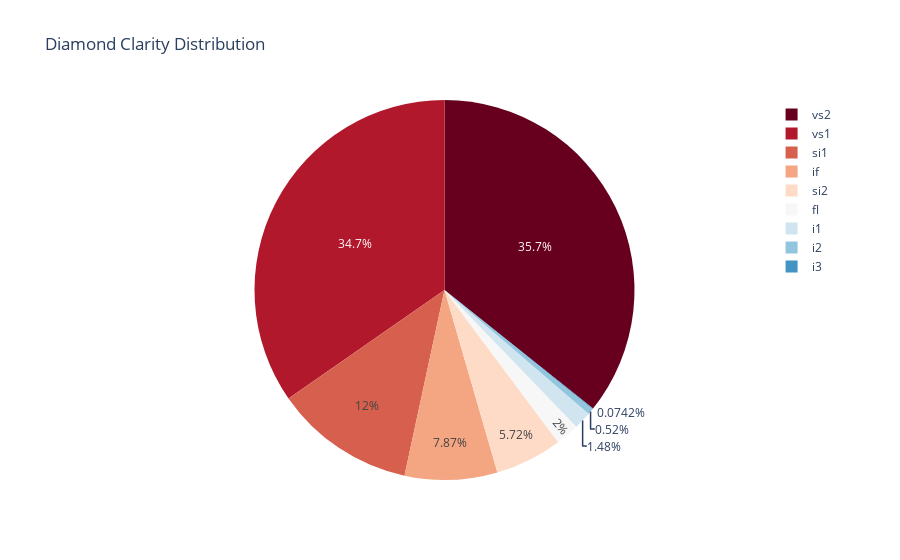

Notebook source saved alongside this figure:
### Code cell
fig = px.pie(
    clarity_grouped,
    values="counted",
    names="clarity",
    title="Diamond Clarity Distribution",
    color_discrete_sequence=px.colors.sequential.RdBu,
)
fig.show()

### Figure 1 — Plotly figure (JSON) as saved in the notebook; plotly's stock layout.template omitted (floating-point values rounded to 4 significant figures)
{"data": [{"domain": {"x": [0, 1], "y": [0, 1]}, "hovertemplate": "clarity=%{label}<br>counted=%{value}<extra></extra>", "labels": ["fl ", "i1 ", "i2 ", "i3 ", "if ", "si1 ", "si2 ", "vs1 ", "vs2 "], "legendgroup": "", "name": "", "showlegend": true, "type": "pie", "values": [27, 20, 7, 1, 106, 161, 77, 467, 481]}], "layout": {"legend": {"tracegroupgap": 0}, "piecolorway": ["rgb(103,0,31)", "rgb(178,24,43)", "rgb(214,96,77)", "rgb(244,165,130)", "rgb(253,219,199)", "rgb(247,247,247)", "rgb(209,229,240)", "rgb(146,197,222)", "rgb(67,147,195)", "rgb(33,102,172)", "rgb(5,48,97)"], "title": {"text": "Diamond Clarity Distribution"}}}
